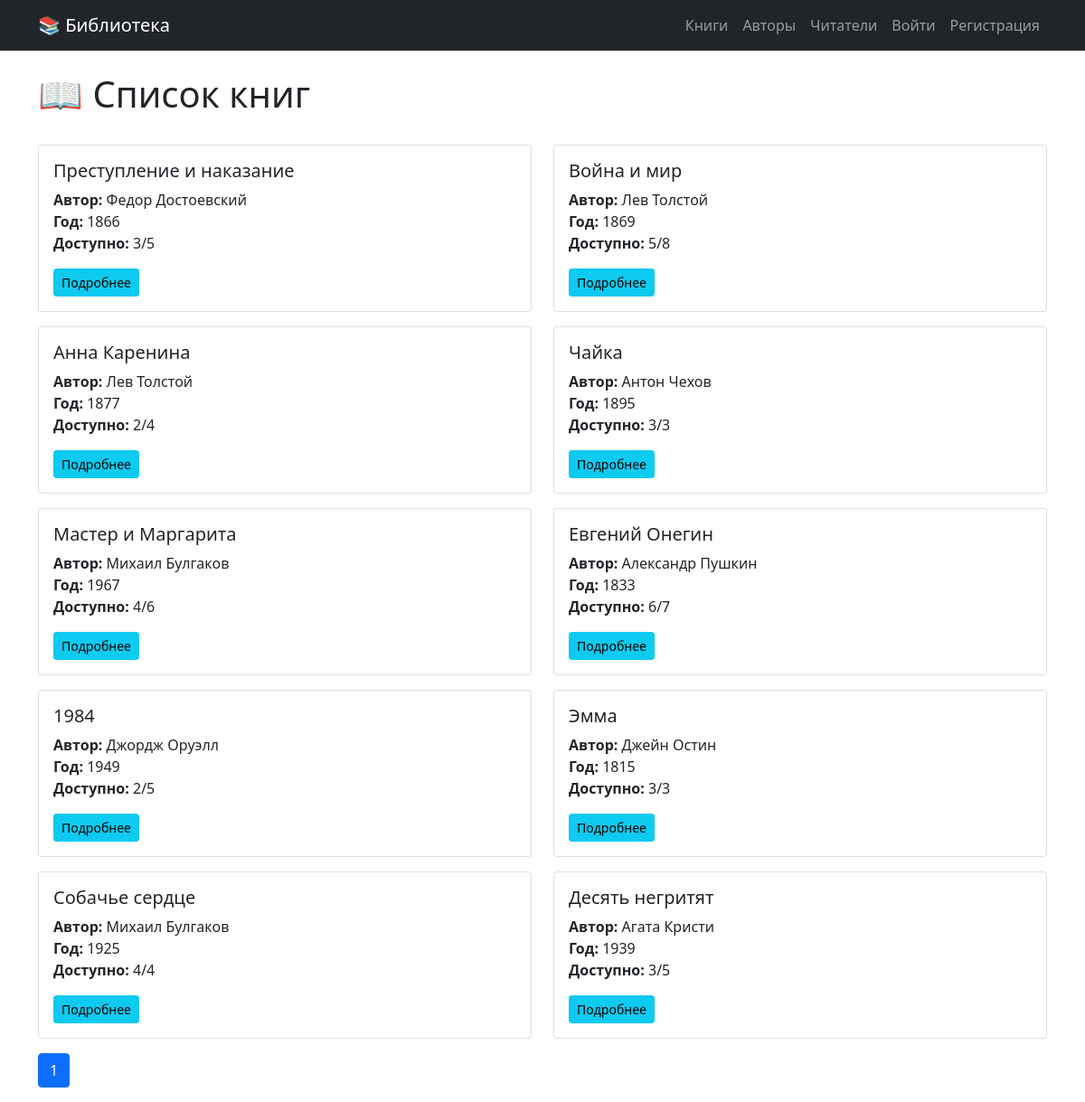
The page /books/ on the database its author committed.
### library/models.py (models this page shows, shortened)
class Book(models.Model):
    title = models.CharField('Название', max_length=200)
    author = models.ForeignKey(Author, on_delete=models.CASCADE, verbose_name='Автор', related_name='books')
    isbn = models.CharField('ISBN', max_length=13, unique=True)
    publication_year = models.IntegerField('Год публикации')
    description = models.TextField('Описание', blank=True)
    total_copies = models.IntegerField('Всего экземпляров', default=1)
    available_copies = models.IntegerField('Доступно экземпляров', default=1)
    created_at = models.DateTimeField('Дата добавления', auto_now_add=True)
    class Meta:
        verbose_name = 'Книга'
        verbose_name_plural = 'Книги'

class Author(models.Model):
    first_name = models.CharField('Имя', max_length=100)
    last_name = models.CharField('Фамилия', max_length=100)
    birth_date = models.DateField('Дата рождения', null=True, blank=True)
    bio = models.TextField('Биография', blank=True)
    def __str__(self):
        return f"{self.first_name} {self.last_name}"
    class Meta:
        verbose_name = 'Автор'
        verbose_name_plural = 'Авторы'

### library/views.py (the view)
# urls.py: path('books/', views.book_list_view, name='book_list'),
def book_list_view(request):
    books = Book.objects.select_related('author').all()
    paginator = Paginator(books, 10)
    page_number = request.GET.get('page')
    page_obj = paginator.get_page(page_number)
    return render(request, 'library/book_list.html', {'page_obj': page_obj})

### library/templates/library/book_list.html (shortened to what this page needs)
{% extends 'library/base.html' %}
{% block content %}
<div class="d-flex justify-content-between align-items-center mb-4">
    <h1>📖 Список книг</h1>
</div>
<div class="row">
    {% for book in page_obj %}
    <div class="col-md-6 mb-3">
        <div class="card">
            <div class="card-body">
                <h5 class="card-title">{{ book.title }}</h5>
                <p class="card-text">
                    <strong>Автор:</strong> {{ book.author }}<br>
                    <strong>Год:</strong> {{ book.publication_year }}<br>
                    <strong>Доступно:</strong> {{ book.available_copies }}/{{ book.total_copies }}
                </p>
                <a href="{% url 'library:book_detail' book.id %}" class="btn btn-sm btn-info">Подробнее</a>
            </div>
        </div>
    </div>
    {% endfor %}
</div>
<nav>
    <ul class="pagination">
        <li class="page-item active"><span class="page-link">{{ page_obj.number }}</span></li>
    </ul>
</nav>
{% endblock %}

### library/templates/library/base.html (shortened to what this page needs)
<!DOCTYPE html>
<html lang="ru">
<head>
    <link href="https://cdn.jsdelivr.net/npm/bootstrap@5.1.3/dist/css/bootstrap.min.css" rel="stylesheet">
</head>
<body>
    <nav class="navbar navbar-expand-lg navbar-dark bg-dark">
        <div class="container">
            <a class="navbar-brand" href="{% url 'library:home' %}">📚 Библиотека</a>
            <div class="navbar-nav ms-auto">
                <a class="nav-link" href="{% url 'library:book_list' %}">Книги</a>
                <a class="nav-link" href="{% url 'library:author_list' %}">Авторы</a>
                <a class="nav-link" href="{% url 'library:reader_list' %}">Читатели</a>
                {% if user.is_authenticated %}
                    <span class="navbar-text text-light me-2">Привет, {{ user.username }}</span>
                    <a class="nav-link" href="{% url 'library:logout' %}">Выйти</a>
                {% else %}
                    <a class="nav-link" href="{% url 'library:login' %}">Войти</a>
                    <a class="nav-link" href="{% url 'library:register' %}">Регистрация</a>
                {% endif %}
            </div>
        </div>
    </nav>
    <div class="container mt-4">
        {% block content %}
        {% endblock %}
    </div>
</body>
</html>

### rows shown on the page
Book: title "Преступление и наказание", author "Федор Достоевский", publication_year "1866", available_copies "3", total_copies "5"
Book: title "Война и мир", author "Лев Толстой", publication_year "1869", available_copies "5", total_copies "8"
Book: title "Анна Каренина", author "Лев Толстой", publication_year "1877", available_copies "2", total_copies "4"
Book: title "Чайка", author "Антон Чехов", publication_year "1895", available_copies "3", total_copies "3"
Book: title "Мастер и Маргарита", author "Михаил Булгаков", publication_year "1967", available_copies "4", total_copies "6"
Book: title "Евгений Онегин", author "Александр Пушкин", publication_year "1833", available_copies "6", total_copies "7"
Book: title "1984", author "Джордж Оруэлл", publication_year "1949", available_copies "2", total_copies "5"
Book: title "Эмма", author "Джейн Остин", publication_year "1815", available_copies "3", total_copies "3"
Book: title "Собачье сердце", author "Михаил Булгаков", publication_year "1925", available_copies "4", total_copies "4"
Book: title "Десять негритят", author "Агата Кристи", publication_year "1939", available_copies "3", total_copies "5"

### other values the page prints
{{ page_obj.number }} "1"
